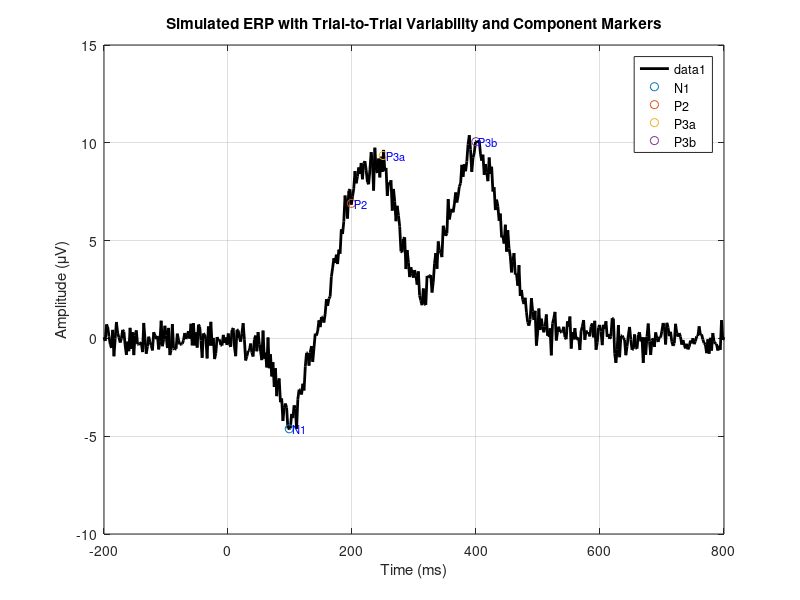

MATLAB code to generate this figure:
function [EEG_data, ComponentSummary] = generateSampleERPData()
    % Parameters
    nChannels = 1;
    nTrials = 100;
    fs = 500;                        % Sampling rate in Hz
    preStim = 0.2;                   % 200 ms pre-stimulus
    postStim = 0.8;                  % 800 ms post-stimulus
    totalTime = preStim + postStim;
    nSamples = round(totalTime * fs);
    time = linspace(-preStim*1000, postStim*1000, nSamples);  % ms

    % Define mean component properties: amplitude (uV), latency (ms), width (FWHM ms)
    components = struct( ...
        'N1',  struct('amp', -5, 'lat', 100, 'width', 40), ...
        'P2',  struct('amp', 6,  'lat', 200, 'width', 60), ...
        'P3a', struct('amp', 8,  'lat', 250, 'width', 70), ...
        'P3b', struct('amp', 10, 'lat', 400, 'width', 100) ...
    );

    % Define standard deviations for trial-to-trial variability
    variability = struct( ...
        'amp_sd', 1.5, ...
        'lat_sd', 10, ...
        'width_sd', 10 ...
    );

    % Noise level
    noise_level = 5;

    % Initialize EEG data array and component summary
    EEG_data = zeros(nChannels, nSamples, nTrials);
    comp_names = fieldnames(components);
    ComponentSummary = struct();
    for i = 1:length(comp_names)
        ComponentSummary.(comp_names{i}) = struct('PeakTimes', [], 'WindowStart', [], 'WindowEnd', []);
    end

    % Generate trials
    for trial = 1:nTrials
        erp = zeros(1, nSamples);

        for i = 1:length(comp_names)
            name = comp_names{i};
            comp = components.(name);

            % Introduce variability
            amp = comp.amp + variability.amp_sd * randn();
            lat = comp.lat + variability.lat_sd * randn();
            width = comp.width + variability.width_sd * randn();

            % Convert to Gaussian sigma
            sigma = width / 2.355;

            % Generate component waveform
            wave = amp * exp(-((time - lat).^2) / (2 * sigma^2));
            erp = erp + wave;

            % Record component window and peak time
            ComponentSummary.(name).PeakTimes(end+1) = lat;
            ComponentSummary.(name).WindowStart(end+1) = lat - width/2;
            ComponentSummary.(name).WindowEnd(end+1) = lat + width/2;
        end

        % Add noise
        EEG_data(1, :, trial) = erp + noise_level * randn(1, nSamples);
    end

    % Plot the grand average and components
    avgERP = mean(squeeze(EEG_data(1, :, :)), 2);
    figure;
    plot(time, avgERP, 'k', 'LineWidth', 2); hold on;
    title('Simulated ERP with Trial-to-Trial Variability and Component Markers');
    xlabel('Time (ms)');
    ylabel('Amplitude (\muV)');
    grid on;

    % Plot peak time markers and labels
    for i = 1:length(comp_names)
        name = comp_names{i};
        peakTimes = ComponentSummary.(name).PeakTimes;
        meanPeak = mean(peakTimes);
        yval = interp1(time, avgERP, meanPeak);
        plot(meanPeak, yval, 'o', 'DisplayName', name);
        text(meanPeak + 5, yval, name, 'Color', 'b', 'FontSize', 8);
    end
    legend;
end
